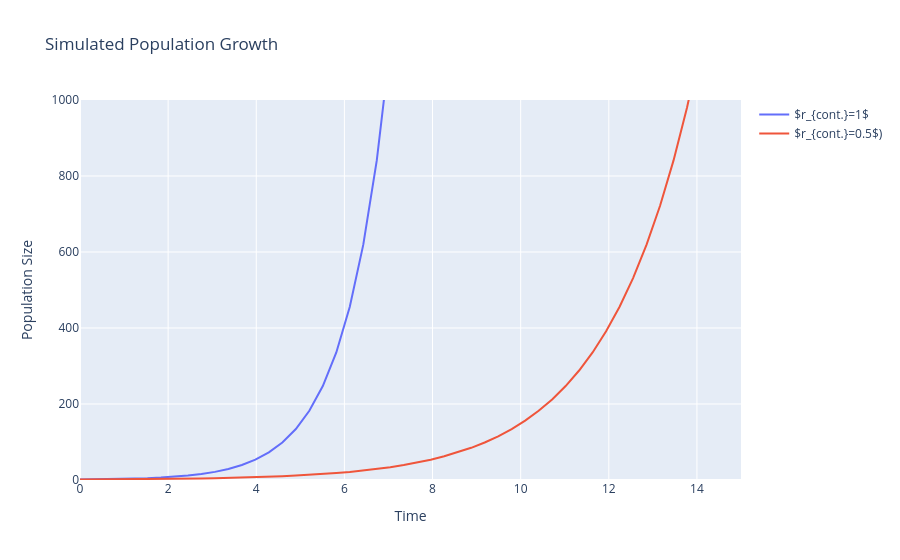

The notebook cell saved with this chart:
### Code cell
# Create traces
fig = go.Figure()
# add line plot for continuous 1 (with r = 1)
fig.add_trace(go.Scatter(x=t, y=n_cont1, name='$r_{cont.}=1$'))
# add line plot for continous 2 (with r = 0.5)
fig.add_trace(go.Scatter(x=t, y=n_cont2, name='$r_{cont.}=0.5$)'))

# updated the y-axis range
fig.update_yaxes(range=[0, 1000])

# Edit the layout (change title, x-axis title, y-axis title)
fig.update_layout(title='Simulated Population Growth',
                  xaxis_title='Time',
                 yaxis_title='Population Size')
